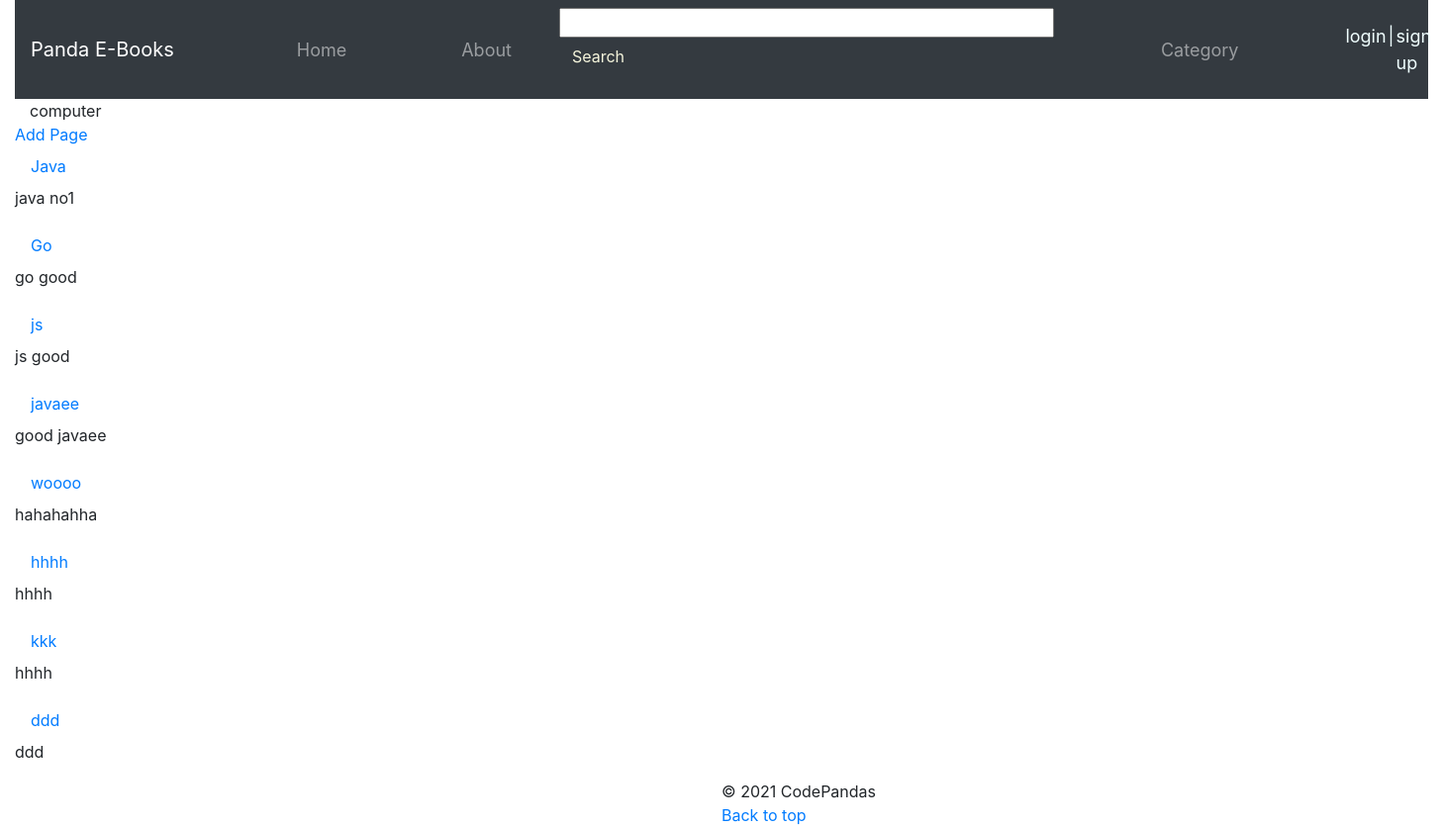
/panda-online-library/category/computer/, run on the app's committed database.
### panda/models.py (models this page shows, shortened)
class Category(models.Model):
    MAX_LENGTH = 200
    name = models.CharField(max_length=MAX_LENGTH,unique=True)
    likes = models.IntegerField(default=0)
    Sdescription =models.CharField(max_length=MAX_LENGTH)
    slug = models.SlugField(unique=True,blank=True)
    class Meta:
        verbose_name_plural = 'Categories'

class Book(models.Model):
    TITLE_MAX_SIZE = 128
    category = models.ForeignKey(Category, on_delete=models.CASCADE)
    name = models.CharField(max_length=TITLE_MAX_SIZE)
    slug = models.SlugField(unique=True,blank=True)
    views = models.IntegerField(default=0)
    image = models.ImageField(upload_to='book_images',blank = True)
    likes = models.IntegerField(default=0)
    rating = models.FloatField(default=0.0)
    description = models.CharField(max_length=500)

### panda/views.py (the view)
# urls.py: path('category/<slug:category_name_slug>/',views.show_category, name='show_category'),
def show_category(request,category_name_slug):
    context_dict={}
    try:
        category = Category.objects.get(slug=category_name_slug)
        books = Book.objects.filter(category=category)
        context_dict['books'] = books
        context_dict['category'] = category
    except Category.DoesNotExist:
        context_dict['category'] = None
        context_dict['books'] = None
    return render(request, 'panda/category.html', context=context_dict)

### templates/panda/category.html
{% extends 'panda/base.html' %}
{% load staticfiles %}
{% block main_block %}
    <div class="container-fluid">
        {{category.name}}
    </div>
    <a href="{% url 'panda:add_book' category.slug %}">Add Page</a> <br />
    {% if books %}
    {% for book in books %}
        <div >
            <a class="nav-link" href="{% url 'panda:show_book' book.slug %}">{{book.name}}</a>
            <p>{{book.description}}</p>
        </div>
    {% endfor %}
    {% endif %}
{% endblock %}

### data on the page
Category: name "computer"
Book: name "Java", description "java no1"
Book: name "Go", description "go good"
Book: name "js", description "js good"
Book: name "javaee", description "good javaee"
Book: name "woooo", description "hahahahha"
Book: name "hhhh", description "hhhh"
Book: name "kkk", description "hhhh"
Book: name "ddd", description "ddd"
